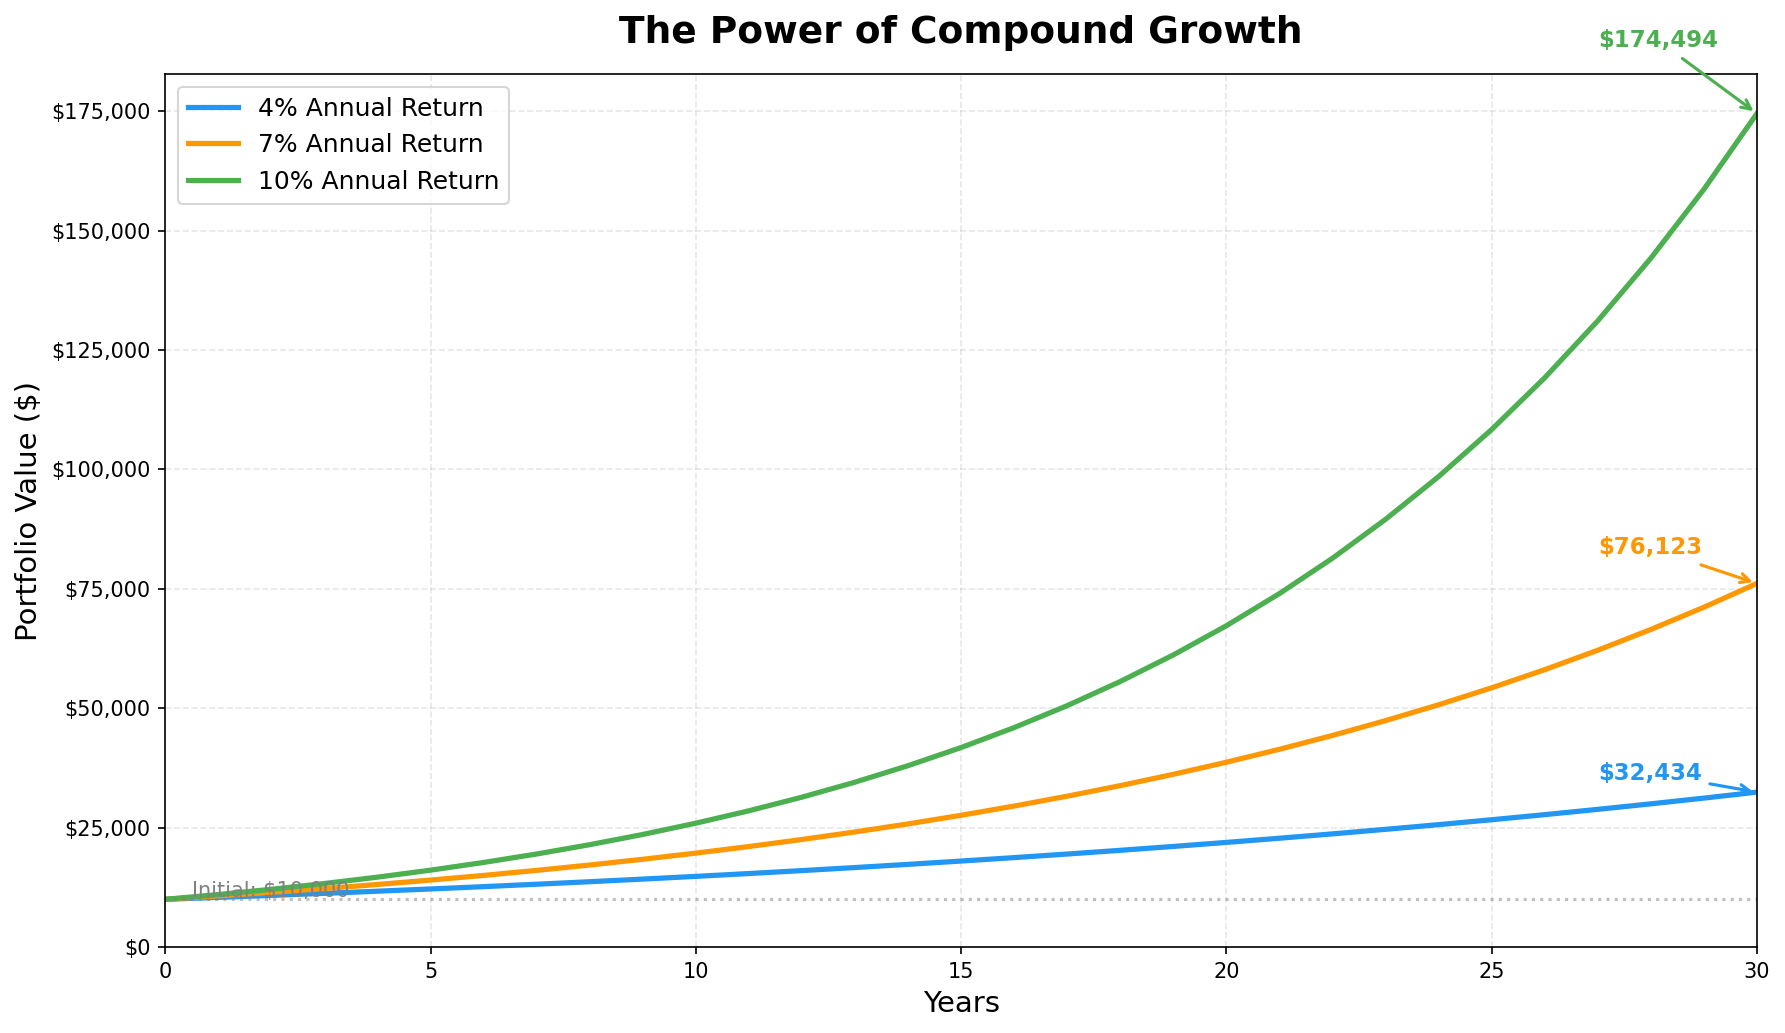

Source code (Python):
"""
Week 01: Compound Growth Visualization
========================================
Shows compound growth of $10,000 over 30 years at different annual rates (4%, 7%, 10%).
Three curves on the same chart demonstrate the exponential nature of compound interest.

Output: week01_compound_growth.png
"""

import matplotlib.pyplot as plt
import numpy as np

# --- Parameters ---
initial_investment = 10_000  # Starting amount in dollars
years = np.arange(0, 31)     # 0 to 30 years
rates = [0.04, 0.07, 0.10]   # Annual growth rates
colors = ["#2196F3", "#FF9800", "#4CAF50"]  # Blue, Orange, Green
labels = ["4% Annual Return", "7% Annual Return", "10% Annual Return"]

# --- Create figure ---
fig, ax = plt.subplots(figsize=(12, 7))

for rate, color, label in zip(rates, colors, labels):
    # Compound growth formula: FV = PV * (1 + r)^n
    values = initial_investment * (1 + rate) ** years
    ax.plot(years, values, color=color, linewidth=2.5, label=label)
    # Annotate the final value at year 30
    final_value = values[-1]
    ax.annotate(
        f"${final_value:,.0f}",
        xy=(30, final_value),
        xytext=(27, final_value * 1.08),
        fontsize=11,
        fontweight="bold",
        color=color,
        arrowprops=dict(arrowstyle="->", color=color, lw=1.5),
    )

# --- Formatting ---
ax.set_title("The Power of Compound Growth", fontsize=18, fontweight="bold", pad=15)
ax.set_xlabel("Years", fontsize=14)
ax.set_ylabel("Portfolio Value ($)", fontsize=14)
ax.set_xlim(0, 30)
ax.set_ylim(0, None)

# Format y-axis with dollar signs and commas
ax.yaxis.set_major_formatter(plt.FuncFormatter(lambda x, _: f"${x:,.0f}"))

# Add gridlines for readability
ax.grid(True, alpha=0.3, linestyle="--")

# Add a horizontal reference line for the initial investment
ax.axhline(y=initial_investment, color="gray", linestyle=":", alpha=0.5)
ax.text(0.5, initial_investment * 1.05, f"Initial: ${initial_investment:,}", fontsize=10, color="gray")

ax.legend(fontsize=12, loc="upper left")
fig.tight_layout()

# --- Save output ---
output_path = "B:/chanmainvest/tutorial/course/animation/week01_compound_growth.png"
fig.savefig(output_path, dpi=150, bbox_inches="tight")
plt.close(fig)
print(f"Saved: {output_path}")
